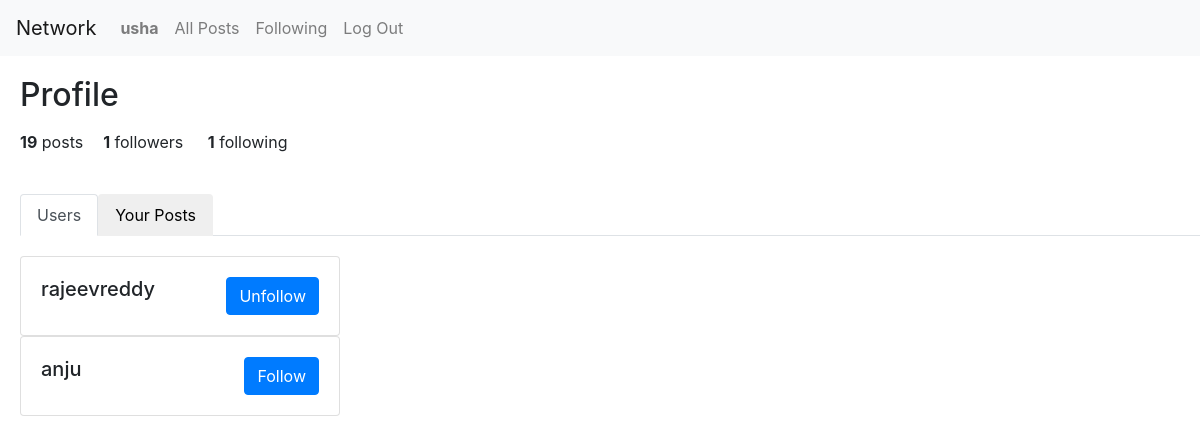
/profile (signed in), run on the app's committed database.
### network/models.py (models this page shows, shortened)
class User(AbstractUser):
    pass

### network/views.py (the view)
# urls.py: path("profile", views.profile, name="profile"),
@login_required
def profile(request):
    if request.user.is_authenticated:
        user_id = request.user.id
    else:
        return HttpResponseRedirect(reverse("index"))
    user = User.objects.get(id=user_id)
    followed_by = list(user.followed_by.all())
    following = list(user.following.all())
    posts = list(user.authored_posts.order_by("-created_at").all())
    users = User.objects.exclude(id=user_id).exclude(username="rajeev")
    userList = []
    templist = []
    if len(following) != 0:
        for name in users:
            for a in following:
                if str(name) == str(a):
                    userList.append([name, True])
                    break
            for x in userList:
                templist.append(x[0])
            if name not in templist:
                userList.append([name, False])
    if len(following) == 0:
        for name in users:
            userList.append([name, False])
    all_posts = user.authored_posts.order_by("-created_at").all()
    paginator = Paginator(all_posts, 10) # show 10 posts per page
    page_number = request.GET.get('page')
    page_obj = paginator.get_page(page_number)
    return render(request, "network/profile.html", {
        "followed_by": len(followed_by),
        "following": len(following),
        "no_posts": len(posts),
        "posts": page_obj,
        "users": userList,
        "current_user": User.objects.get(id=request.user.id),
    })

### network/models.py (called while the page is built)
    def __str__(self):
        return f"{self.follows}"

### network/templates/network/profile.html (shortened to what this page needs)
{% extends "network/layout.html" %}
{% load static %}
{% block body %}
    <h2 style="margin-left: 20px; margin-top: 20px;">Profile</h2>
    <div>
        <p> <div style="display: inline-block; font-weight: bold; margin-left: 20px">{{ no_posts }}</div> posts<div style="display: inline-block; font-weight: bold; margin-left: 20px">{{ followed_by }}</div> followers <div style="display: inline-block; font-weight: bold; margin-left: 20px">{{ following }}</div> following </p>
    </div>
    <br>
    <ul class="nav nav-tabs" id="myTab" role="tablist" style="margin-left: 20px;">
        <li class="nav-item" role="presentation">
            <button class="nav-link active" id="home-tab" data-bs-toggle="tab" data-bs-target="#home-tab-pane" type="button" role="tab" aria-controls="home-tab-pane" aria-selected="true">Users</button>
        </li>
        <li class="nav-item" role="presentation">
            <button class="nav-link" id="profile-tab" data-bs-toggle="tab" data-bs-target="#profile-tab-pane" type="button" role="tab" aria-controls="profile-tab-pane" aria-selected="false">Your Posts</button>
        </li>
    </ul>
    <div class="tab-content" id="myTabContent" style="padding: 20px;">
        <div class="tab-pane fade show active" id="home-tab-pane" role="tabpanel" aria-labelledby="home-tab" tabindex="0">
            {% for user in users %}
             <div class="card" style="width: 20rem;">
                 <div class="card-body">
                 <h5 class="card-title" style="display: inline-block;">{{ user.0 }}</h5><a href={% url 'followUnfollow' user.0 user.1 %} class="btn btn-primary" id="followButton" style="display: inline-block; float: right;">
                     {% if user.1 %}Unfollow{% else %}Follow{% endif %}</a>
                 </div>
             </div>
            {% endfor %}
        </div>
    </div>
{% endblock %}

### network/templates/network/layout.html (shortened to what this page needs)
{% load static %}
<!DOCTYPE html>
<html lang="en">
    <head>
        <link rel="stylesheet" href="https://stackpath.bootstrapcdn.com/bootstrap/4.4.1/css/bootstrap.min.css">
        <link href="{% static 'network/styles.css' %}" rel="stylesheet">
    </head>
    <body>
        <nav class="navbar navbar-expand-lg navbar-light bg-light">
            <a class="navbar-brand" href="#">Network</a>
            <div>
              <ul class="navbar-nav mr-auto">
                {% if user.is_authenticated %}
                    <li class="nav-item">
                        <a class="nav-link" href="{% url 'profile' %}"><strong>{{ user.username }}</strong></a>
                    </li>
                {% endif %}
                <li class="nav-item">
                  <a class="nav-link" href="{% url 'index' %}">All Posts</a>
                </li>
                {% if user.is_authenticated %}
                    <li class="nav-item">
                        <a class="nav-link" href="{% url 'following' %}"">Following</a>
                    </li>
                    <li class="nav-item">
                        <a class="nav-link" href="{% url 'logout' %}">Log Out</a>
                    </li>
                {% endif %}
              </ul>
            </div>
          </nav>
        <div class="body">
            {% block body %}
            {% endblock %}
        </div>
    </body>
</html>

### data on the page
User: username "usha"
User: username "rajeevreddy", shows "Unfollow"
User: username "anju", shows "Follow"

### other printed values
{{ no_posts }} "19"
{{ followed_by }} "1"
{{ following }} "1"
